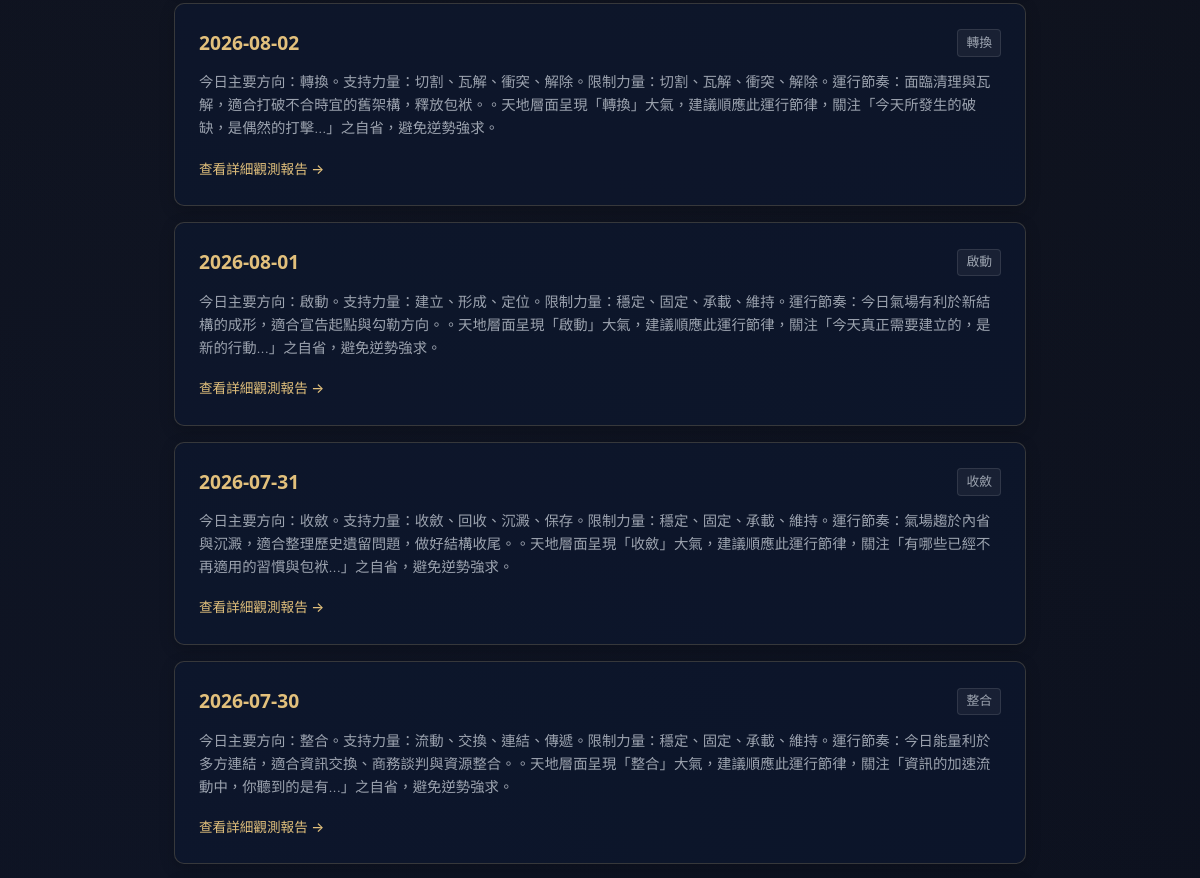
Page /archive (middle part) on the earlier database version.
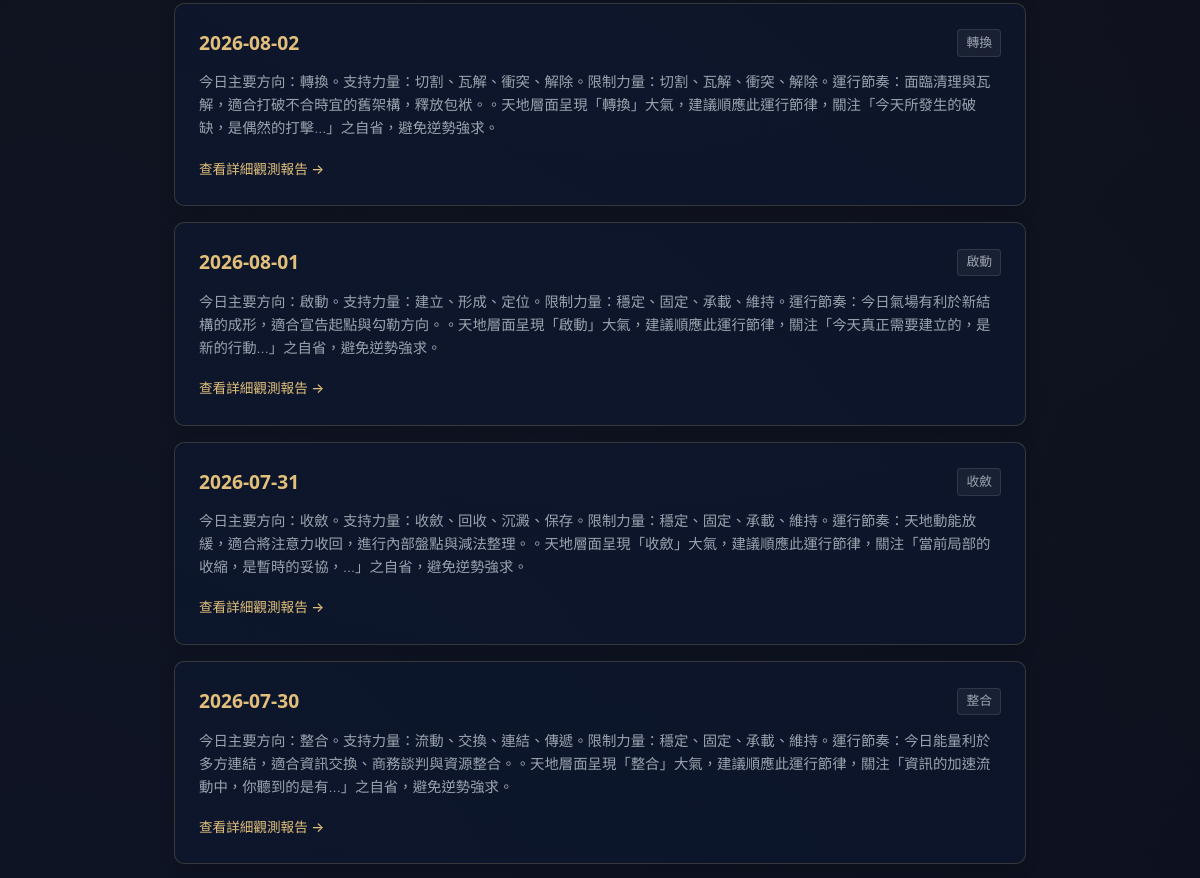
Same page on the later database version.
### tables this page shows
CREATE TABLE daily_states (
            id INTEGER PRIMARY KEY AUTOINCREMENT,
            date TEXT NOT NULL,
            timezone TEXT NOT NULL,
            city TEXT NOT NULL,
            raw_timing_data TEXT NOT NULL,
            semantic_vectors TEXT NOT NULL,
            primary_force TEXT NOT NULL,
            secondary_force TEXT NOT NULL,
            constraint_force TEXT NOT NULL,
            daily_rhythm TEXT NOT NULL,
            daily_summary TEXT NOT NULL,
            reflection_question TEXT NOT NULL,
            created_at TEXT NOT NULL,
            UNIQUE(date, timezone, city)
        );

### app.py (the view)
@app.get("/archive", response_class=HTMLResponse)
def read_archive(request: Request):
    states = get_all_daily_states()
    return templates.TemplateResponse(request=request, name="archive.html", context={"request": request, "states": states})

### templates/archive.html (shortened to what this page needs)
<!DOCTYPE html>
<html lang="zh-TW">
<head>
    <link rel="stylesheet" href="/static/style.css">
</head>
<body>
    <main class="container">
        <section class="archive-list-container">
            {% if states %}
                {% for st in states %}
                <div class="archive-item-card">
                    <div class="archive-date-row">
                        <span class="archive-date gold-text">{{ st.date }}</span>
                        <span class="archive-rhythm-badge">{{ st.daily_rhythm }}</span>
                    </div>
                    <p class="archive-summary">{{ st.daily_summary }}</p>
                    <a href="/date/{{ st.date }}" class="btn-text-gold">查看詳細觀測報告 →</a>
                </div>
                {% endfor %}
            {% else %}
                <div class="card empty-card">
                    <p>目前尚無歷史檔案記錄。請先在前台查詢或自動生成特定日期天時。</p>
                </div>
            {% endif %}
        </section>
    </main>
</body>
</html>

Differences in the rows shown:
removed daily_states: date "2026-07-31", daily_rhythm "收斂", daily_summary "今日主要方向：收斂。支持力量：收斂、回收、沉澱、保存。限制力量：穩定、固定、承載、維持。運行節奏：氣場趨於內省與沉澱，適合整理歷史遺留問題，做好結構收尾。。天地層面呈現「收斂」大氣，建議順應此運行節律，關注「有哪些已經不再適用的習慣與包袱...」之自省，避免逆勢強求。"
added daily_states: date "2026-07-31", daily_rhythm "收斂", daily_summary "今日主要方向：收斂。支持力量：收斂、回收、沉澱、保存。限制力量：穩定、固定、承載、維持。運行節奏：天地動能放緩，適合將注意力收回，進行內部盤點與減法整理。。天地層面呈現「收斂」大氣，建議順應此運行節律，關注「當前局部的收縮，是暫時的妥協，...」之自省，避免逆勢強求。"
